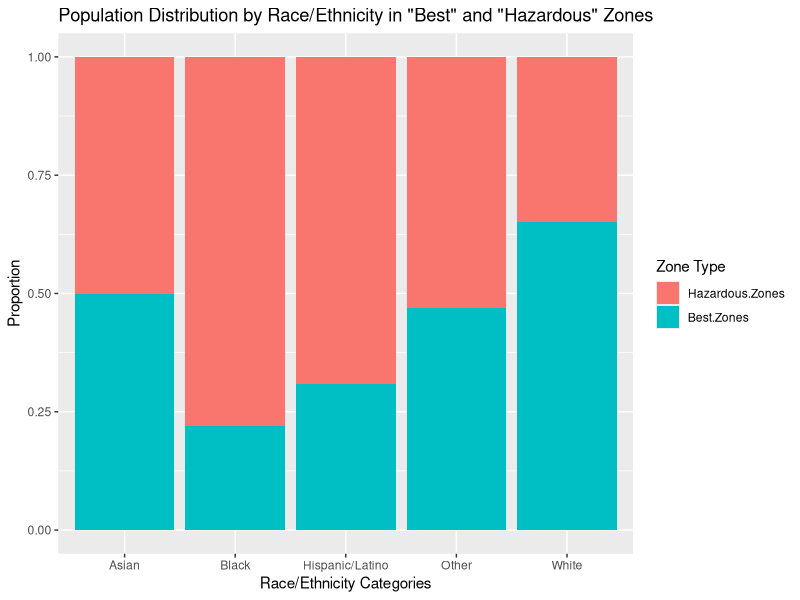

This figure's R source:
## ---- chunk 1
library(tidyverse)

redlining <- read_csv("data.csv")
redlining

best_zones <- redlining |>
  filter(holc_grade == 'A')
hazardous_zones <- redlining |>
  filter(holc_grade == 'D')

categories <- c('White', 'Black', 'Hispanic/Latino', 'Asian', 'Other')

best_pct <- colMeans(best_zones[, c('pct_white', 'pct_black', 'pct_hisp', 'pct_asian', 'pct_other')], na.rm = TRUE)
hazardous_pct <- colMeans(hazardous_zones[, c('pct_white', 'pct_black', 'pct_hisp', 'pct_asian', 'pct_other')], na.rm = TRUE)

df <- data.frame(Category = categories, 'Best Zones' = best_pct, 'Hazardous Zones' = hazardous_pct)

df <- df |> pivot_longer(cols = -Category, names_to = 'Zone Type', values_to = 'Percentage')

ggplot(df, aes(x = Category, y = Percentage, fill = fct_rev(`Zone Type`))) +
  geom_bar(stat = 'identity', position = 'fill') +
  labs(title = 'Population Distribution by Race/Ethnicity in "Best" and "Hazardous" Zones',
       x = 'Race/Ethnicity Categories', y = 'Proportion') +
  guides(fill = guide_legend(title = 'Zone Type'))
